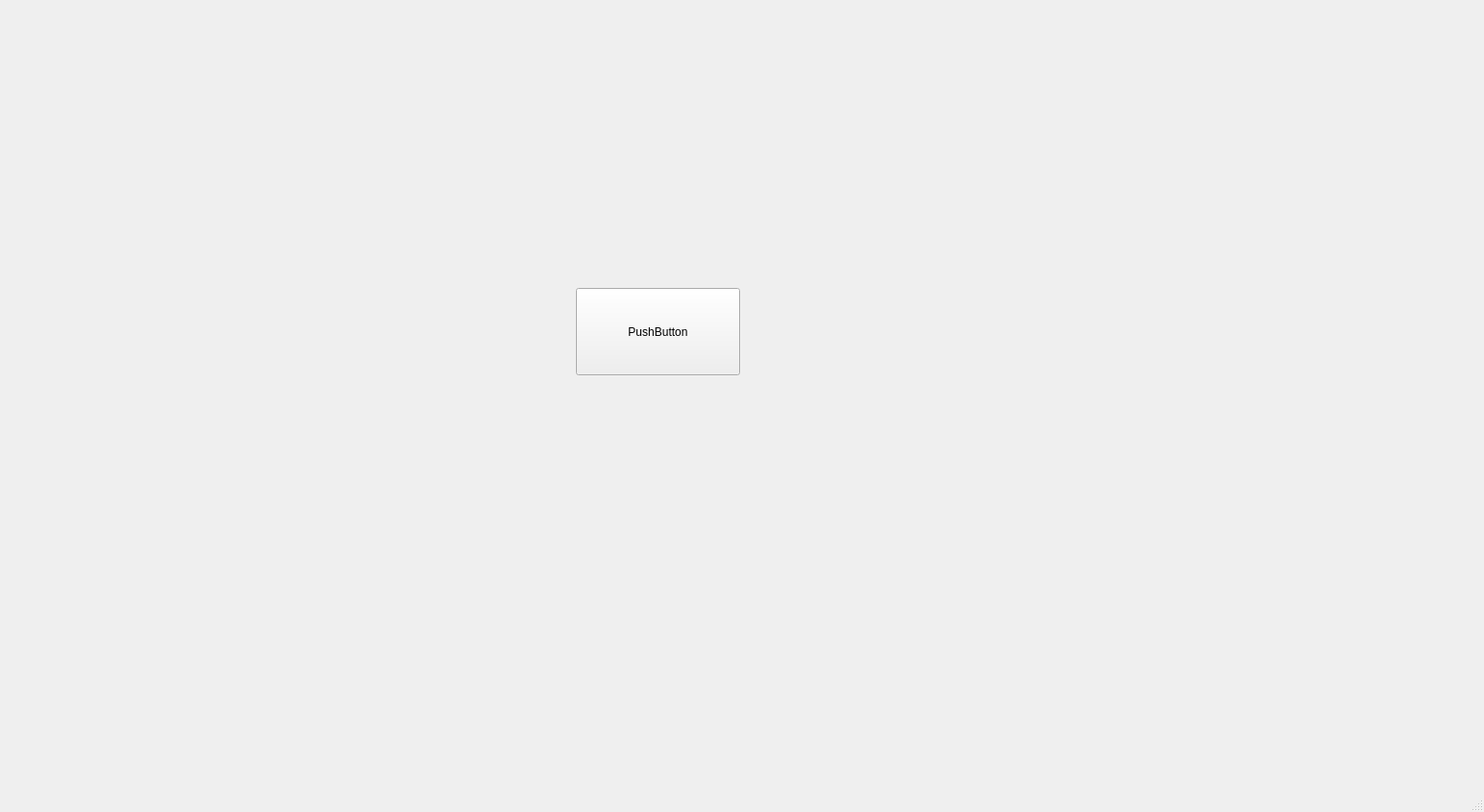
<?xml version="1.0" encoding="UTF-8"?>
<ui version="4.0">
 <class>MainWindow</class>
 <widget class="QMainWindow" name="MainWindow">
  <property name="geometry">
   <rect>
    <x>0</x>
    <y>0</y>
    <width>1546</width>
    <height>846</height>
   </rect>
  </property>
  <property name="windowTitle">
   <string>Pomodoro Application</string>
  </property>
  <widget class="QWidget" name="centralwidget">
   <widget class="QPushButton" name="pushButton">
    <property name="geometry">
     <rect>
      <x>600</x>
      <y>300</y>
      <width>171</width>
      <height>91</height>
     </rect>
    </property>
    <property name="text">
     <string>PushButton</string>
    </property>
   </widget>
  </widget>
  <widget class="QMenuBar" name="menubar">
   <property name="geometry">
    <rect>
     <x>0</x>
     <y>0</y>
     <width>1546</width>
     <height>22</height>
    </rect>
   </property>
  </widget>
  <widget class="QStatusBar" name="statusbar"/>
 </widget>
 <resources/>
 <connections/>
</ui>
